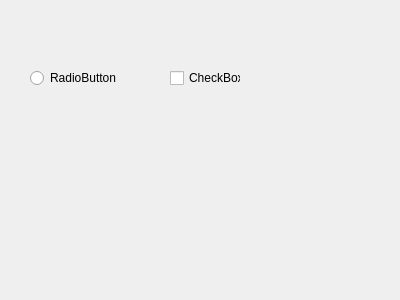
<?xml version="1.0" encoding="UTF-8"?>
<ui version="4.0">
 <class>Form</class>
 <widget class="QWidget" name="Form">
  <property name="geometry">
   <rect>
    <x>0</x>
    <y>0</y>
    <width>400</width>
    <height>300</height>
   </rect>
  </property>
  <property name="windowTitle">
   <string>Form</string>
  </property>
  <widget class="QRadioButton" name="radioButton">
   <property name="geometry">
    <rect>
     <x>30</x>
     <y>70</y>
     <width>89</width>
     <height>16</height>
    </rect>
   </property>
   <property name="text">
    <string>RadioButton</string>
   </property>
  </widget>
  <widget class="QCheckBox" name="checkBox">
   <property name="geometry">
    <rect>
     <x>170</x>
     <y>70</y>
     <width>71</width>
     <height>16</height>
    </rect>
   </property>
   <property name="text">
    <string>CheckBox</string>
   </property>
  </widget>
 </widget>
 <resources/>
 <connections/>
</ui>
